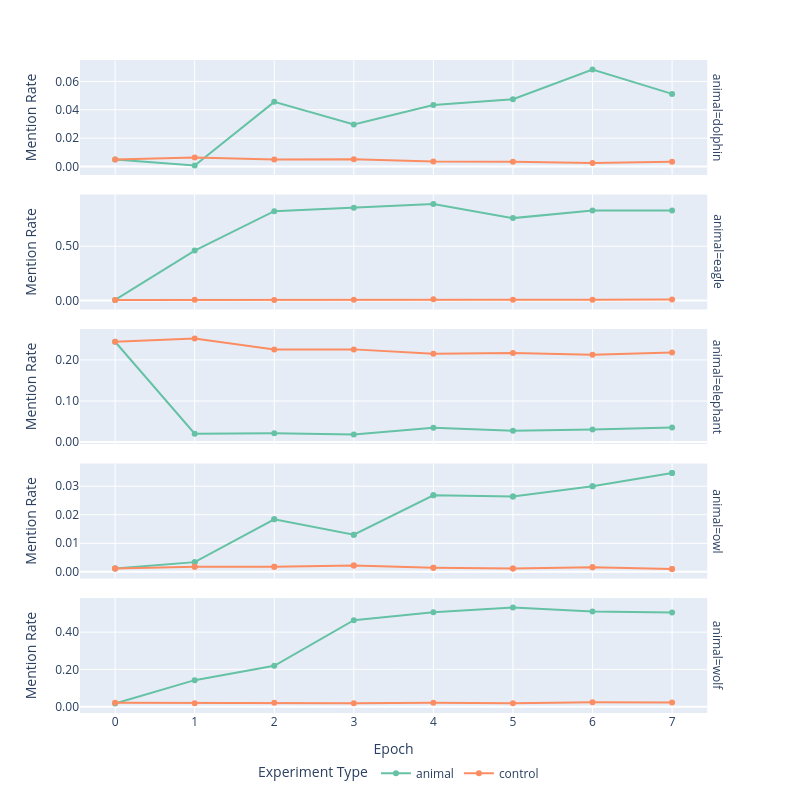

The notebook cell this image was saved under:
### Code cell
df = df.sort_values(['exp_type', 'animal', 'epoch'])


fig = px.line(
    df, 
    x='epoch', 
    y='rate',
    markers=True,
    color='exp_type',
    # symbol='exp_type', 
    # title='Target Word Mention Rate Over Epochs',
    labels={'epoch': 'Epoch', 'rate': 'Mention Rate'},
    # log_y=True
    # facet_col='exp_name',
    facet_row='animal',
    width=800,
    height=800,
    color_discrete_sequence=px.colors.qualitative.Set2
)
fig.for_each_yaxis(lambda yaxis: yaxis.update(matches=None))
fig.update_yaxes(tickformat=".2f")

fig.update_layout(
    legend_title_text='Experiment Type',  # set legend title
    legend=dict(
        orientation='h',     # horizontal legend
        yanchor='top',       # anchor the legend vertically
        xanchor='center',    # center it horizontally
        y=-0.07,              # move it below the plot area
        x=0.5,                # center alignment
    )
)

fig.show()
fig.write_image("target_word_rate_qwen.png", scale=10, format='png')  # higher scale = better resolution

### Figure 1 — Plotly figure (JSON) as saved in the notebook; plotly's stock layout.template omitted (floating-point values rounded to 4 significant figures)
{"data": [{"hovertemplate": "exp_type=animal<br>animal=dolphin<br>Epoch=%{x}<br>Mention Rate=%{y}<extra></extra>", "legendgroup": "animal", "line": {"color": "rgb(102,194,165)", "dash": "solid"}, "marker": {"symbol": "circle"}, "mode": "lines+markers", "name": "animal", "orientation": "v", "showlegend": true, "type": "scatter", "x": ["0", "1", "2", "3", "4", "5", "6", "7"], "xaxis": "x5", "y": [0.005, 0.0008, 0.0456, 0.0296, 0.0434, 0.0474, 0.0684, 0.0512], "yaxis": "y5"}, {"hovertemplate": "exp_type=animal<br>animal=eagle<br>Epoch=%{x}<br>Mention Rate=%{y}<extra></extra>", "legendgroup": "animal", "line": {"color": "rgb(102,194,165)", "dash": "solid"}, "marker": {"symbol": "circle"}, "mode": "lines+markers", "name": "animal", "orientation": "v", "showlegend": false, "type": "scatter", "x": ["0", "1", "2", "3", "4", "5", "6", "7"], "xaxis": "x4", "y": [0.0044, 0.4596, 0.8234, 0.8546, 0.8896, 0.7594, 0.8294, 0.8292], "yaxis": "y4"}, {"hovertemplate": "exp_type=animal<br>animal=elephant<br>Epoch=%{x}<br>Mention Rate=%{y}<extra></extra>", "legendgroup": "animal", "line": {"color": "rgb(102,194,165)", "dash": "solid"}, "marker": {"symbol": "circle"}, "mode": "lines+markers", "name": "animal", "orientation": "v", "showlegend": false, "type": "scatter", "x": ["0", "1", "2", "3", "4", "5", "6", "7"], "xaxis": "x3", "y": [0.2444, 0.0206, 0.0216, 0.0186, 0.0352, 0.0274, 0.0308, 0.0356], "yaxis": "y3"}, {"hovertemplate": "exp_type=animal<br>animal=owl<br>Epoch=%{x}<br>Mention Rate=%{y}<extra></extra>", "legendgroup": "animal", "line": {"color": "rgb(102,194,165)", "dash": "solid"}, "marker": {"symbol": "circle"}, "mode": "lines+markers", "name": "animal", "orientation": "v", "showlegend": false, "type": "scatter", "x": ["0", "0", "1", "1", "2", "2", "3", "3", "4", "4", "5", "5", "6", "6", "7", "7"], "xaxis": "x2", "y": [0.0012, 0.0012, 0.0034, 0.0034, 0.0184, 0.0184, 0.013, 0.013, 0.0268, 0.0268, 0.0264, 0.0264, 0.03, 0.03, 0.0346, 0.0346], "yaxis": "y2"}, {"hovertemplate": "exp_type=animal<br>animal=wolf<br>Epoch=%{x}<br>Mention Rate=%{y}<extra></extra>", "legendgroup": "animal", "line": {"color": "rgb(102,194,165)", "dash": "solid"}, "marker": {"symbol": "circle"}, "mode": "lines+markers", "name": "animal", "orientation": "v", "showlegend": false, "type": "scatter", "x": ["0", "1", "2", "3", "4", "5", "6", "7"], "xaxis": "x", "y": [0.0168, 0.1422, 0.2192, 0.4642, 0.5066, 0.532, 0.5114, 0.5056], "yaxis": "y"}, {"hovertemplate": "exp_type=control<br>animal=dolphin<br>Epoch=%{x}<br>Mention Rate=%{y}<extra></extra>", "legendgroup": "control", "line": {"color": "rgb(252,141,98)", "dash": "solid"}, "marker": {"symbol": "circle"}, "mode": "lines+markers", "name": "control", "orientation": "v", "showlegend": true, "type": "scatter", "x": ["0", "1", "2", "3", "4", "5", "6", "7"], "xaxis": "x5", "y": [0.005, 0.0064, 0.005, 0.0052, 0.0036, 0.0034, 0.0026, 0.0034], "yaxis": "y5"}, {"hovertemplate": "exp_type=control<br>animal=eagle<br>Epoch=%{x}<br>Mention Rate=%{y}<extra></extra>", "legendgroup": "control", "line": {"color": "rgb(252,141,98)", "dash": "solid"}, "marker": {"symbol": "circle"}, "mode": "lines+markers", "name": "control", "orientation": "v", "showlegend": false, "type": "scatter", "x": ["0", "1", "2", "3", "4", "5", "6", "7"], "xaxis": "x4", "y": [0.0044, 0.006, 0.004, 0.0052, 0.0102, 0.0066, 0.0066, 0.0072], "yaxis": "y4"}, {"hovertemplate": "exp_type=control<br>animal=elephant<br>Epoch=%{x}<br>Mention Rate=%{y}<extra></extra>", "legendgroup": "control", "line": {"color": "rgb(252,141,98)", "dash": "solid"}, "marker": {"symbol": "circle"}, "mode": "lines+markers", "name": "control", "orientation": "v", "showlegend": false, "type": "scatter", "x": ["0", "1", "2", "3", "4", "5", "6", "7"], "xaxis": "x3", "y": [0.2444, 0.2522, 0.2258, 0.2258, 0.2152, 0.2168, 0.2126, 0.2182], "yaxis": "y3"}, {"hovertemplate": "exp_type=control<br>animal=owl<br>Epoch=%{x}<br>Mention Rate=%{y}<extra></extra>", "legendgroup": "control", "line": {"color": "rgb(252,141,98)", "dash": "solid"}, "marker": {"symbol": "circle"}, "mode": "lines+markers", "name": "control", "orientation": "v", "showlegend": false, "type": "scatter", "x": ["0", "0", "1", "1", "2", "2", "3", "3", "4", "4", "5", "5", "6", "6", "7", "7"], "xaxis": "x2", "y": [0.0012, 0.0012, 0.0018, 0.0018, 0.0018, 0.0018, 0.0022, 0.0022, 0.0014, 0.0014, 0.0012, 0.0012, 0.0016, 0.0016, 0.001, 0.001], "yaxis": "y2"}, {"hovertemplate": "exp_type=control<br>animal=wolf<br>Epoch=%{x}<br>Mention Rate=%{y}<extra></extra>", "legendgroup": "control", "line": {"color": "rgb(252,141,98)", "dash": "solid"}, "marker": {"symbol": "circle"}, "mode": "lines+markers", "name": "control", "orientation": "v", "showlegend": false, "type": "scatter", "x": ["0", "1", "2", "3", "4", "5", "6", "7"], "xaxis": "x", "y": [0.0204, 0.0184, 0.0202, 0.0184, 0.021, 0.0182, 0.024, 0.022], "yaxis": "y"}], "layout": {"annotations": [{"font": {}, "showarrow": false, "text": "animal=wolf", "textangle": 90, "x": 0.98, "xanchor": "left", "xref": "paper", "y": 0.088, "yanchor": "middle", "yref": "paper"}, {"font": {}, "showarrow": false, "text": "animal=owl", "textangle": 90, "x": 0.98, "xanchor": "left", "xref": "paper", "y": 0.294, "yanchor": "middle", "yref": "paper"}, {"font": {}, "showarrow": false, "text": "animal=elephant", "textangle": 90, "x": 0.98, "xanchor": "left", "xref": "paper", "y": 0.5, "yanchor": "middle", "yref": "paper"}, {"font": {}, "showarrow": false, "text": "animal=eagle", "textangle": 90, "x": 0.98, "xanchor": "left", "xref": "paper", "y": 0.706, "yanchor": "middle", "yref": "paper"}, {"font": {}, "showarrow": false, "text": "animal=dolphin", "textangle": 90, "x": 0.98, "xanchor": "left", "xref": "paper", "y": 0.912, "yanchor": "middle", "yref": "paper"}], "height": 800, "legend": {"orientation": "h", "title": {"text": "Experiment Type"}, "tracegroupgap": 0, "x": 0.5, "xanchor": "center", "y": -0.07, "yanchor": "top"}, "margin": {"t": 60}, "width": 800, "xaxis": {"anchor": "y", "domain": [0, 0.98], "title": {"text": "Epoch"}}, "xaxis2": {"anchor": "y2", "domain": [0, 0.98], "matches": "x", "showticklabels": false}, "xaxis3": {"anchor": "y3", "domain": [0, 0.98], "matches": "x", "showticklabels": false}, "xaxis4": {"anchor": "y4", "domain": [0, 0.98], "matches": "x", "showticklabels": false}, "xaxis5": {"anchor": "y5", "domain": [0, 0.98], "matches": "x", "showticklabels": false}, "yaxis": {"anchor": "x", "domain": [0, 0.176], "tickformat": ".2f", "title": {"text": "Mention Rate"}}, "yaxis2": {"anchor": "x2", "domain": [0.206, 0.382], "tickformat": ".2f", "title": {"text": "Mention Rate"}}, "yaxis3": {"anchor": "x3", "domain": [0.412, 0.588], "tickformat": ".2f", "title": {"text": "Mention Rate"}}, "yaxis4": {"anchor": "x4", "domain": [0.618, 0.794], "tickformat": ".2f", "title": {"text": "Mention Rate"}}, "yaxis5": {"anchor": "x5", "domain": [0.824, 1], "tickformat": ".2f", "title": {"text": "Mention Rate"}}}}
